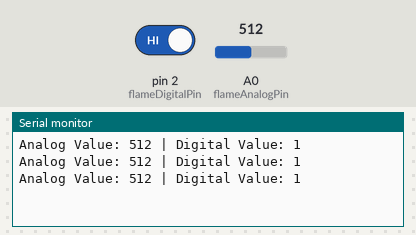
Bench run of a sketch on a simulated Arduino Uno, built with avr-gcc and run on an emulated ATmega328P. Parts: the last lines printed to the serial monitor. Inputs (shaded band) come from the test bench; at power-on: A0 (flameAnalogPin) = 512, pin 2 (flameDigitalPin) HIGH.

Above: at 1.3 s.
1.4 s: A0 (flameAnalogPin) set to 716
At 1.9 s:
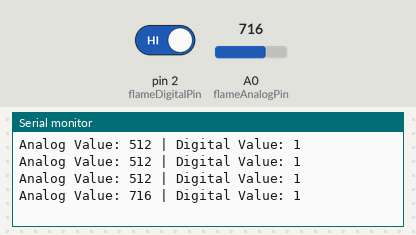
2.9 s: pin 2 (flameDigitalPin) driven LOW
At 3.4 s:
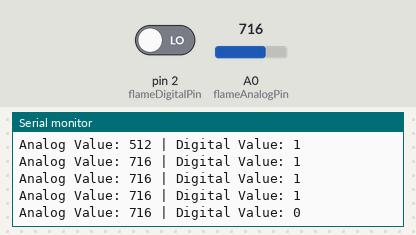
4.4 s: A0 (flameAnalogPin) set to 900
At 4.9 s:
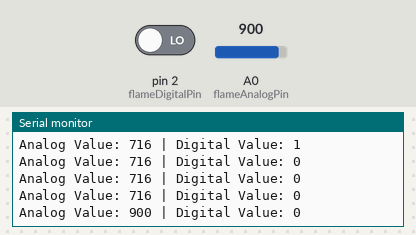
5.9 s: pin 2 (flameDigitalPin) driven HIGH
At 6.4 s:
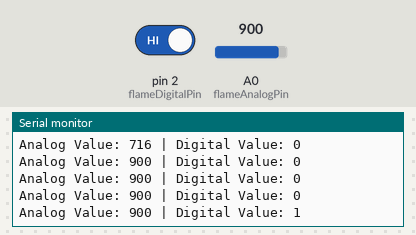
Timing chart, 0 to 8.4 s (numbered marks = the images above; inputs shaded):
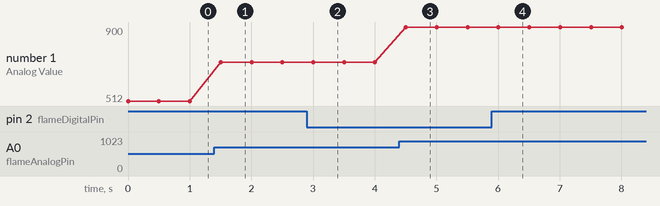

The sketch:

FlameSensor.ino
```cpp
int flameAnalogPin = A0; // Pin connected to A0 pin of flame sensor
int flameDigitalPin = 2; // Pin connected to D0 pin of flame sensor

void setup() {
    Serial.begin(9600); // Start the serial communication
    pinMode(flameDigitalPin, INPUT); // Set digital pin as input
}

void loop() {
    int analogValue = analogRead(flameAnalogPin); // Read the analog value from the flame sensor
    int digitalValue = digitalRead(flameDigitalPin); // Read the digital value from the flame sensor

    Serial.print("Analog Value: ");
    Serial.print(analogValue); // Print the analog value to the serial monitor
    Serial.print(" | Digital Value: ");
    Serial.println(digitalValue); // Print the digital value to the serial monitor

    delay(500); // Wait for 500 milliseconds
}
```

Measured:
- after the input at 1.4 s, the serial monitor: prints a new line after 0.10 s (image 1)
- after the input at 2.9 s, the serial monitor: prints a new line after 0.10 s (image 2)
- after the input at 4.4 s, the serial monitor: prints a new line after 0.11 s (image 3)
- after the input at 5.9 s, the serial monitor: prints a new line after 0.11 s (image 4)
- plotted number 1: 512 → 716 after the input at 1.4 s, 716 → 900 after the input at 4.4 s
